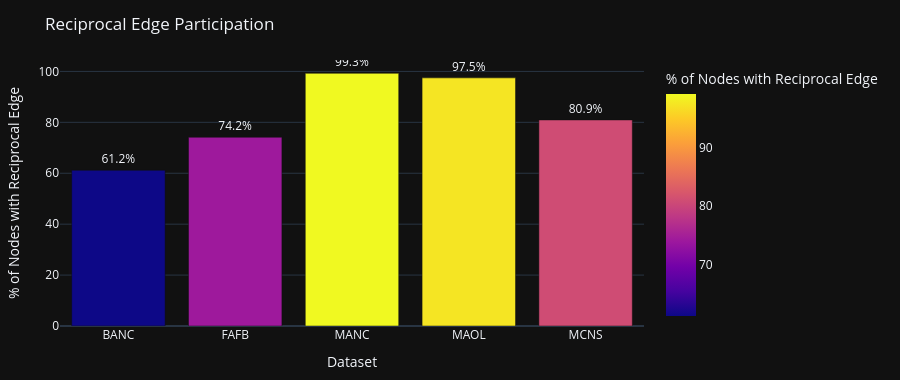

The cell this chart's notebook holds for it:
### Code cell
fig_fp = px.bar(
    fp_df,
    x='dataset',
    y='pct_nodes',
    color='pct_nodes',
    title='Reciprocal Edge Participation',
    labels={'pct_nodes': '% of Nodes with Reciprocal Edge', 'dataset': 'Dataset'},
    color_continuous_scale='Plasma',
    template='plotly_dark',
    text='pct_nodes',
)
fig_fp.update_traces(texttemplate='%{text:.1f}%', textposition='outside')
fig_fp.update_layout(height=380, margin=dict(l=60, r=40, t=60, b=40))
fig_fp.show()

_html_path = EXPORTS_DIR / 'reciprocal_fingerprint_stats.html'
fig_fp.write_html(str(_html_path))
print(f'  [SAVED] {_html_path.relative_to(WORKSPACE_ROOT)}')

### Figure 1 — Plotly figure (JSON) as saved in the notebook; plotly's stock layout.template omitted (floating-point values rounded to 4 significant figures)
{"data": [{"hovertemplate": "Dataset=%{x}<br>% of Nodes with Reciprocal Edge=%{marker.color}<extra></extra>", "legendgroup": "", "marker": {"color": [61.17, 74.15, 99.26, 97.47, 80.94], "coloraxis": "coloraxis", "pattern": {"shape": ""}}, "name": "", "orientation": "v", "showlegend": false, "text": [61.17, 74.15, 99.26, 97.47, 80.94], "textposition": "outside", "texttemplate": "%{text:.1f}%", "type": "bar", "x": ["BANC", "FAFB", "MANC", "MAOL", "MCNS"], "xaxis": "x", "y": [61.17, 74.15, 99.26, 97.47, 80.94], "yaxis": "y"}], "layout": {"barmode": "relative", "coloraxis": {"autocolorscale": false, "colorbar": {"title": {"text": "% of Nodes with Reciprocal Edge"}}, "colorscale": [[0, "#0d0887"], [0.1111, "#46039f"], [0.2222, "#7201a8"], [0.3333, "#9c179e"], [0.4444, "#bd3786"], [0.5556, "#d8576b"], [0.6667, "#ed7953"], [0.7778, "#fb9f3a"], [0.8889, "#fdca26"], [1, "#f0f921"]]}, "height": 380, "legend": {"tracegroupgap": 0}, "margin": {"b": 40, "l": 60, "r": 40, "t": 60}, "title": {"text": "Reciprocal Edge Participation"}, "xaxis": {"anchor": "y", "domain": [0, 1], "title": {"text": "Dataset"}}, "yaxis": {"anchor": "x", "domain": [0, 1], "title": {"text": "% of Nodes with Reciprocal Edge"}}}}
